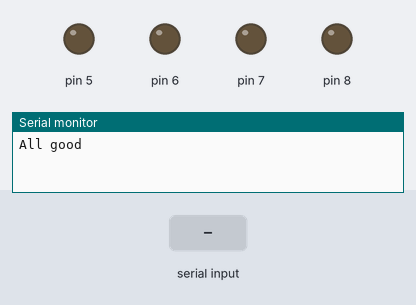
A program run on a simulated Arduino Uno, built with avr-gcc and run on an emulated ATmega328P. Parts: output pins drawn as LEDs (lit = HIGH), the last lines printed to the serial monitor. The test bench sets the inputs (shaded band).

Above: at 1.2 s.
1.3 s: "0!" received over Serial
2.8 s: "1!" received over Serial
At 3.5 s:
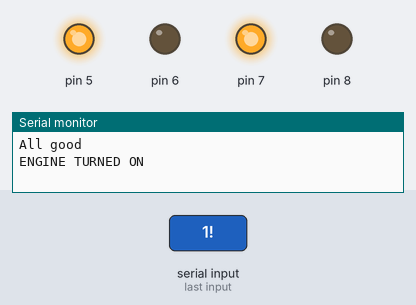
4.3 s: "2!" received over Serial
At 4.7 s:
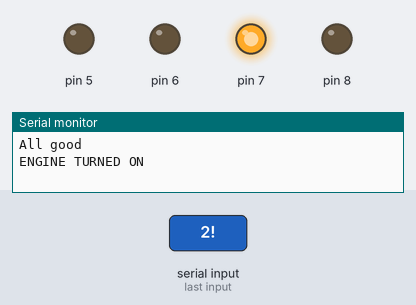
5.8 s: "3!" received over Serial
At 7.0 s:
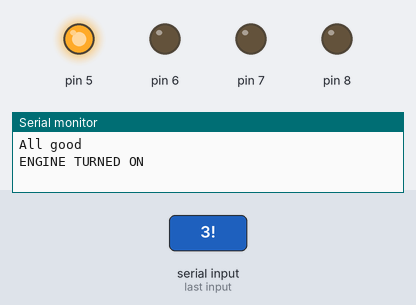
7.3 s: "4!" received over Serial
At 8.1 s:
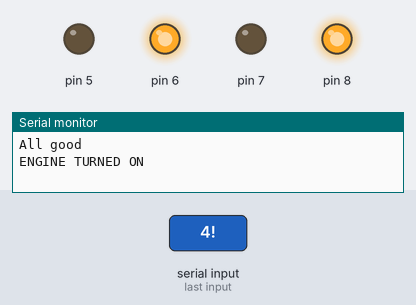
8.8 s: "5!" received over Serial
At 9.3 s:
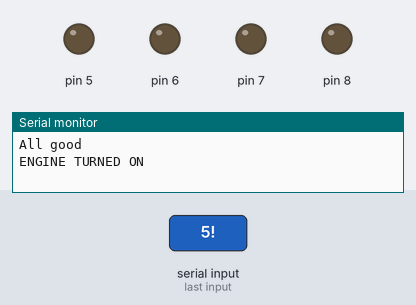
Timing chart, 0 to 11.3 s (numbered marks = the images above; inputs shaded):
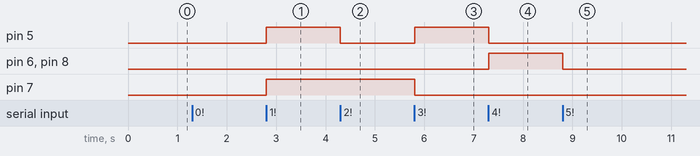

Measured:
- after the input at 2.8 s, pin 5, pin 7: LOW → HIGH at once
- after the input at 4.3 s, pin 5: HIGH → LOW at once
- after the input at 5.8 s, pin 5: LOW → HIGH at once; pin 7: HIGH → LOW at once
- after the input at 7.3 s, pin 5: HIGH → LOW at once; pin 6, pin 8: LOW → HIGH at once
- after the input at 8.8 s, pin 6, pin 8: HIGH → LOW at once

The program:

main.cpp
```cpp
#include <Arduino.h>
#include "car/Car.h"

Car car{};

void setup() {
  // put your setup code here, to run once:
  Serial.begin(9600);
  Serial.println("All good");
}

void loop() {
  // put your main code here, to run repeatedly:
  if (Serial.available()>0){
      String string = Serial.readStringUntil('!');
      char command = string.c_str()[0];

      switch(command){
        case '0':
          car.engineSwitchClicked();
          break;

        case '1':
          car.forward();
          break;

        case '2':
          car.left();
          break;

        case '3':
          car.right();
          break;

        case '4':
          car.reverse();
          break;

        case '5':
          car.stop();
          break;
      }

  }
}
```

Car.cpp
```cpp
#include "Car.h"

void Car::engineSwitchClicked(){
    engineTurnOn = true;
    Serial.println("ENGINE TURNED ON");
}

void Car::forward(){
    if (engineTurnOn){
        leftSideWheels.activateWheelsForward();
        rightSideWheels.activateWheelsForward();
    }
}
void Car::right(){
    if (engineTurnOn){
        leftSideWheels.activateWheelsForward();
        rightSideWheels.stopWheels();
    }
}
void Car::reverse(){
    if (engineTurnOn){
        leftSideWheels.activateWheelsReverse();
        rightSideWheels.activateWheelsReverse();
    }
}
void Car::left(){
    if (engineTurnOn){
        rightSideWheels.activateWheelsForward();
        leftSideWheels.stopWheels();
    }
}
void Car::stop(){
    if (engineTurnOn){
        rightSideWheels.stopWheels();
        leftSideWheels.stopWheels();
    }
}
```

Car.h
```cpp
#include "wheels/Wheel.h"
#include "policy/wheel/LeftWheelsPolicy.h"
#include "policy/wheel/RightWheelsPolicy.h"

class Car {

private:
    Wheel<LeftWheelsPolicy> leftSideWheels{5,6} ;
    Wheel<RightWheelsPolicy> rightSideWheels{7,8};

    bool engineTurnOn;

public:
    Car():engineTurnOn{false}{};
    ~Car(){};

    void engineSwitchClicked();
    void forward();
    void right();
    void reverse();
    void left();
    void stop();
};
```

LeftWheelsPolicy.h
```cpp
#include "WheelPolicy.h"

#ifndef ESP8266_BACKWHEELPOLICY_H
#define ESP8266_BACKWHEELPOLICY_H


class LeftWheelsPolicy : public WheelPolicy{
private:
protected:

public:
    LeftWheelsPolicy():WheelPolicy{0,0}{};
    LeftWheelsPolicy(int forward,int reverse):WheelPolicy{forward,reverse}{};
    ~LeftWheelsPolicy(){};

    int getforward()override{
        return forward;
    }
    int getreverse()override{
        return reverse;
    }

};

#endif
```

RightWheelsPolicy.h
```cpp
#include "WheelPolicy.h"

class RightWheelsPolicy : public WheelPolicy{
private:
protected:

public:
    RightWheelsPolicy():WheelPolicy{}{};
    RightWheelsPolicy(int forward,int reverse): WheelPolicy{forward,reverse}{};
    ~RightWheelsPolicy(){};

    int getforward()override{
        return forward;
    }
    int getreverse()override{
        return reverse;
    }
};
```

WheelPolicy.h
```cpp
#ifndef BLUETOOTH_WHEELPOLICY_H
#define BLUETOOTH_WHEELPOLICY_H

#include <Arduino.h>

class WheelPolicy{
protected:
    const int forward;
    const int reverse;

private:

public:
    virtual int getforward() = 0;
    virtual int getreverse() = 0;

    WheelPolicy():forward{0},reverse{0}{};
    WheelPolicy(int forward,int reverse):forward{forward},reverse{reverse}{
        pinMode(this->forward,OUTPUT);
        pinMode(this->reverse,OUTPUT);
    };
    ~WheelPolicy(){};


    void activateWheelsForward(){
        digitalWrite(forward,HIGH);
        digitalWrite(reverse,LOW);
    }
     void activateWheelsReverse(){
        digitalWrite(reverse,HIGH);
        digitalWrite(forward,LOW);
    }
    void stopWheels(){
        digitalWrite(forward,LOW);
        digitalWrite(reverse,LOW);
    }

};


#endif
```

Wheel.cpp
```cpp

```

Wheel.h
```cpp
template<typename W>
class Wheel : public W{
private:


public:
    Wheel():W(){};
    Wheel(int forward,int reverse):W(forward,reverse){};
    ~Wheel(){};

};
```
